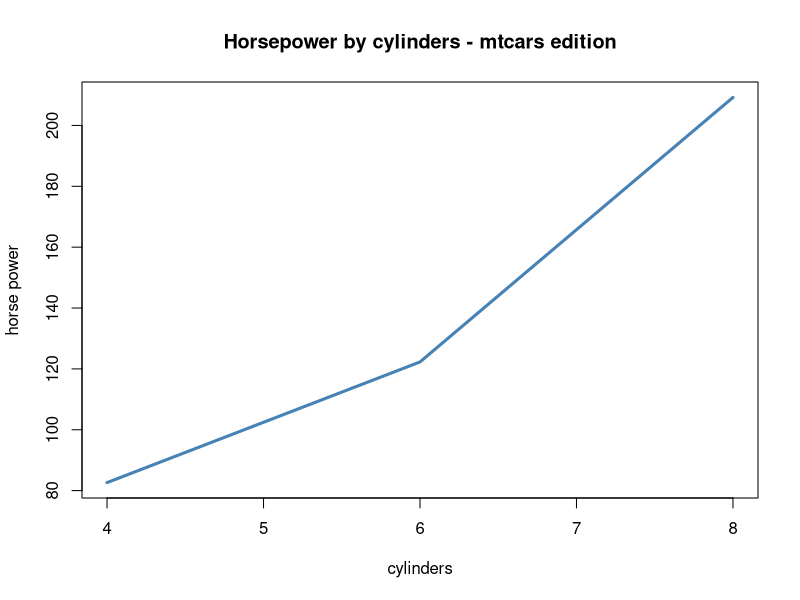
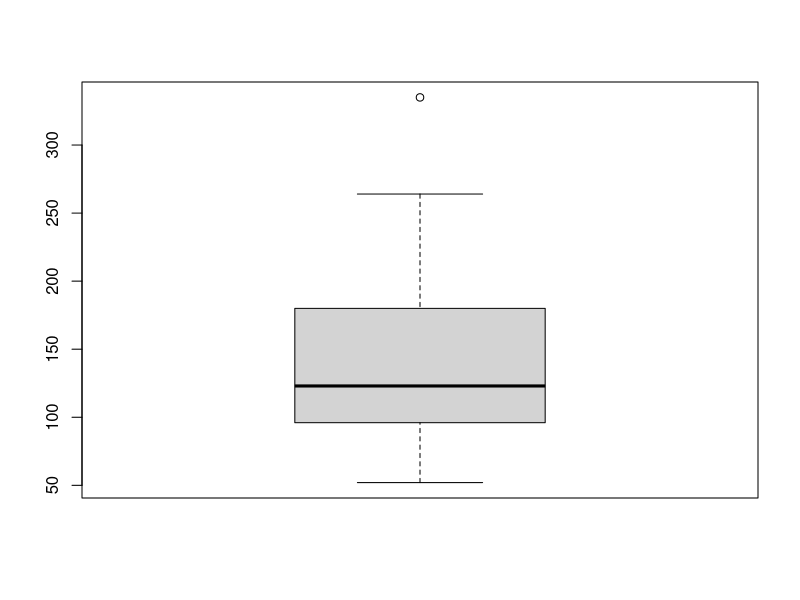
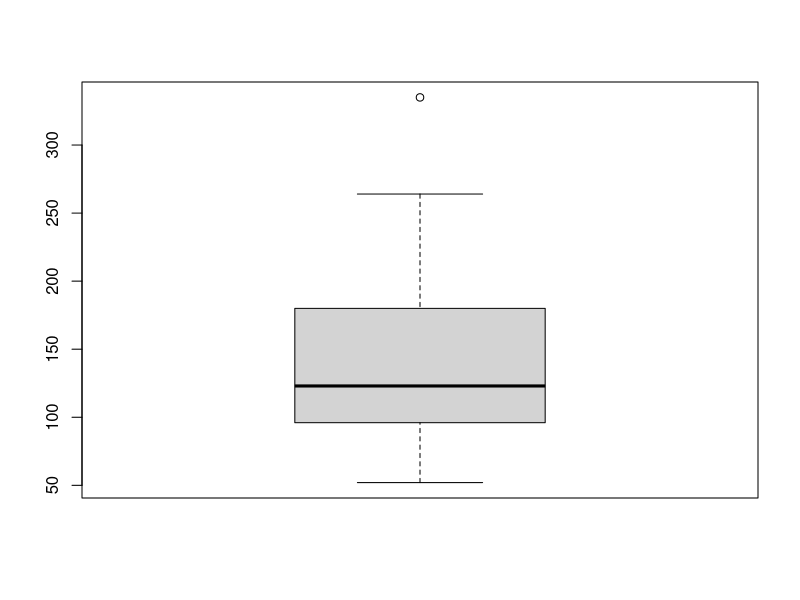
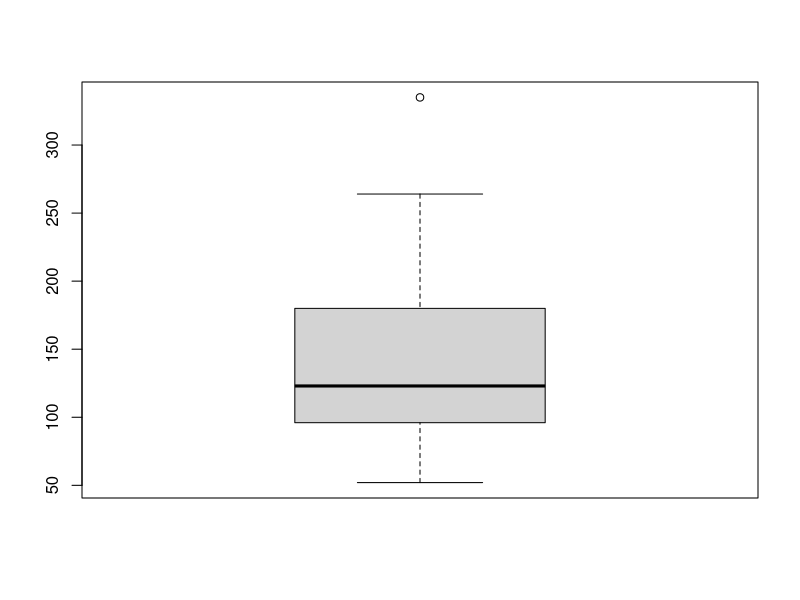

These charts were generated, in order, by the following R code:
## ---- chunk 1
library(datasets)
library(dplyr)
library(magrittr)
trees %>%
        dplyr::filter(Girth > 9) %>%
        dplyr::select(Height, Volume) %>%
        summary()
## ---- chunk 2
# complete base R way:
summary(trees[trees$Girth > 9, 2:3])

# or

# using dplyr
trees_of_interest <- dplyr::filter(trees, Girth > 9)
vars_of_interest <- dplyr::select(trees_of_interest, Height, Volume)
summary(vars_of_interest)
## ---- chunk 3
1:10 %>%
        mean()
## ---- chunk 4
1:10 %T>%
        mean()
## ---- chunk 5
library(datasets)
mtcars %>%
        dplyr::group_by(cyl) %>%
        dplyr::summarise(mean_hp = mean(hp)) %T>%
        plot(main = "Horsepower by cylinders - mtcars edition",
             xlab = "cylinders", ylab = "horse power",
             type = "l", lwd = 3, col = "steelblue")
## ---- chunk 6
boxplot(mtcars$hp)
## ---- chunk 7
mtcars %$%
  boxplot(hp)
## ---- chunk 8
mtcars %>%
        dplyr::select(hp) %>%
        boxplot()
## ---- chunk 9
set.seed(100)

x <- rnorm(100)
x %<>% round() %>% median()
x
## ---- chunk 10
set.seed(100)

x <- rnorm(100)
x <- x %>% round() %>% median()
x
